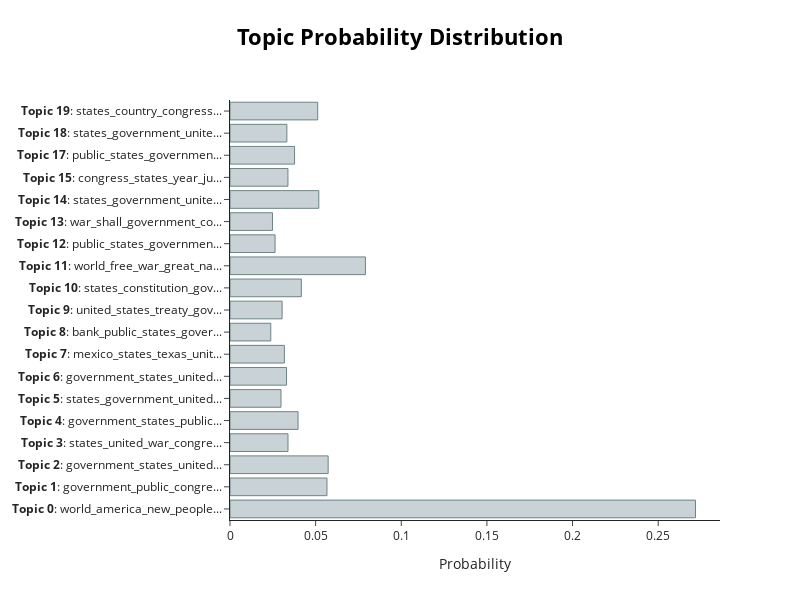

Source (notebook cell):
### Markdown cell above
##### Here Im plotting the distrubution of topics across the very first speech

### Code cell
# Get distribution for the first speech
topic_distr, _ = BERT_topic_model.approximate_distribution(docs)

# Visualize
BERT_topic_model.visualize_distribution(topic_distr[0])

### Figure 1 — Plotly figure (JSON) as saved in the notebook; plotly's stock layout.template omitted (floating-point values rounded to 4 significant figures)
{"data": [{"marker": {"color": "#C8D2D7", "line": {"color": "#6E8484", "width": 1}}, "orientation": "h", "type": "bar", "x": [0.2718, 0.05663, 0.05731, 0.03386, 0.03974, 0.02978, 0.03301, 0.03174, 0.02381, 0.03042, 0.04166, 0.07908, 0.02631, 0.02481, 0.05185, 0.03383, 0.0377, 0.0332, 0.05121], "y": ["<b>Topic 0</b>: world_america_new_people...", "<b>Topic 1</b>: government_public_congre...", "<b>Topic 2</b>: government_states_united...", "<b>Topic 3</b>: states_united_war_congre...", "<b>Topic 4</b>: government_states_public...", "<b>Topic 5</b>: states_government_united...", "<b>Topic 6</b>: government_states_united...", "<b>Topic 7</b>: mexico_states_texas_unit...", "<b>Topic 8</b>: bank_public_states_gover...", "<b>Topic 9</b>: united_states_treaty_gov...", "<b>Topic 10</b>: states_constitution_gov...", "<b>Topic 11</b>: world_free_war_great_na...", "<b>Topic 12</b>: public_states_governmen...", "<b>Topic 13</b>: war_shall_government_co...", "<b>Topic 14</b>: states_government_unite...", "<b>Topic 15</b>: congress_states_year_ju...", "<b>Topic 17</b>: public_states_governmen...", "<b>Topic 18</b>: states_government_unite...", "<b>Topic 19</b>: states_country_congress..."]}], "layout": {"height": 600, "hoverlabel": {"bgcolor": "white", "font": {"family": "Rockwell", "size": 16}}, "title": {"font": {"color": "Black", "size": 22}, "text": "<b>Topic Probability Distribution</b>", "x": 0.5, "xanchor": "center", "y": 0.95, "yanchor": "top"}, "width": 800, "xaxis": {"title": {"text": "Probability"}}}}
